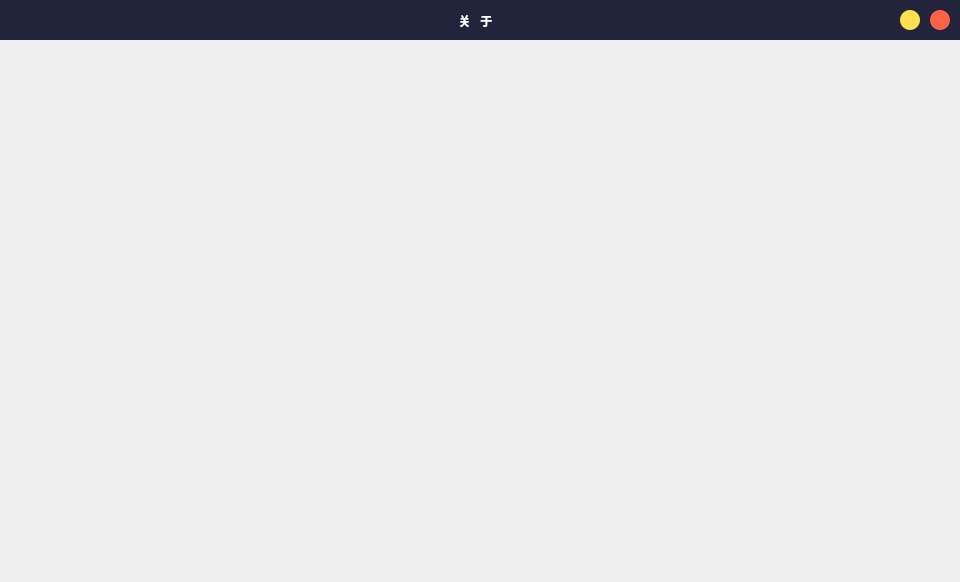
<?xml version="1.0" encoding="UTF-8"?>
<ui version="4.0">
 <class>About</class>
 <widget class="QMainWindow" name="About">
  <property name="geometry">
   <rect>
    <x>0</x>
    <y>0</y>
    <width>960</width>
    <height>582</height>
   </rect>
  </property>
  <property name="windowTitle">
   <string>MainWindow</string>
  </property>
  <widget class="QWidget" name="centralWidget">
   <widget class="QLabel" name="label">
    <property name="geometry">
     <rect>
      <x>0</x>
      <y>40</y>
      <width>960</width>
      <height>540</height>
     </rect>
    </property>
    <property name="styleSheet">
     <string notr="true">border-image: url(:/souce/souce/关于.png);</string>
    </property>
    <property name="text">
     <string/>
    </property>
   </widget>
   <widget class="QWidget" name="widget" native="true">
    <property name="geometry">
     <rect>
      <x>0</x>
      <y>0</y>
      <width>960</width>
      <height>40</height>
     </rect>
    </property>
    <property name="styleSheet">
     <string notr="true">background-color: rgb(34,36,59);
border:none;</string>
    </property>
    <widget class="QLabel" name="label_2">
     <property name="geometry">
      <rect>
       <x>410</x>
       <y>0</y>
       <width>131</width>
       <height>41</height>
      </rect>
     </property>
     <property name="styleSheet">
      <string notr="true">font: 75 20px &quot;微软雅黑&quot;;
font-weight:bold;
color:white;</string>
     </property>
     <property name="text">
      <string>关   于</string>
     </property>
     <property name="alignment">
      <set>Qt::AlignCenter</set>
     </property>
    </widget>
    <widget class="QPushButton" name="aboutMin">
     <property name="geometry">
      <rect>
       <x>900</x>
       <y>10</y>
       <width>20</width>
       <height>20</height>
      </rect>
     </property>
     <property name="toolTip">
      <string/>
     </property>
     <property name="styleSheet">
      <string notr="true">#aboutMin{
background-color:rgb(255,224,81);
	border-radius:10px;}
#aboutMin:hover{
border-image: url(:/souce/souce/最小化.png);
}
</string>
     </property>
     <property name="text">
      <string/>
     </property>
    </widget>
    <widget class="QPushButton" name="aboutClose">
     <property name="geometry">
      <rect>
       <x>930</x>
       <y>10</y>
       <width>20</width>
       <height>20</height>
      </rect>
     </property>
     <property name="styleSheet">
      <string notr="true">#aboutClose{
	background-color:tomato;
	border-radius:10px;}
#aboutClose:hover{border-image: url(:/souce/souce/关闭1.png);}
</string>
     </property>
     <property name="text">
      <string/>
     </property>
    </widget>
   </widget>
   <zorder>widget</zorder>
   <zorder>label</zorder>
  </widget>
 </widget>
 <resources>
  <include location="souce.qrc"/>
 </resources>
 <connections/>
</ui>
